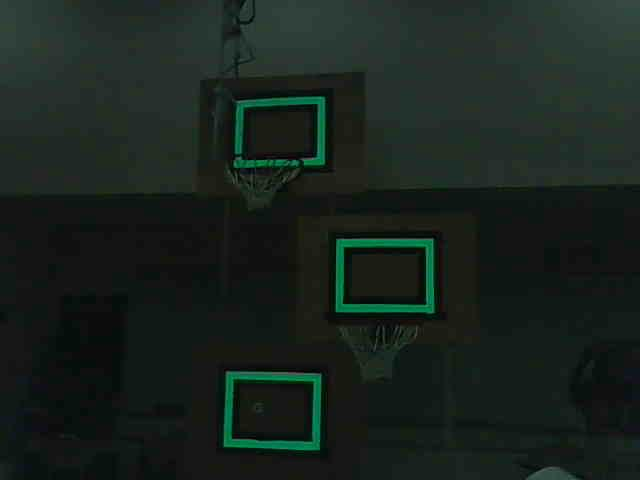
#> input picture learn/ani/vision/2012-retroreflective-targets.jpg, 640 x 480 px
$ python vision-lecture.py
#> lines starting #> are read from the running program, lines starting #| are printed output that depends on the picture; after the words box and inside, x2 and y2 are one past the last pixel; in counts of white or black regions, pixels touching at a corner belong together
import cv2
import matplotlib.pyplot as plt
# print(cv2.__version__)

# loading image
img_path = "./2012-retroreflective-targets.jpg"
img = cv2.imread(img_path)
#> img is the input picture: shape (480, 640, 3); mean B, G, R 29.8, 34.9, 24.9
print(img.shape)
#| (480, 640, 3)

# displaying image
# plt.imshow(img)
# plt.show()
# cv2.imshow("original image", img)
cv2.waitKey(-1)

# crop image
cropped_img = img[200:350, 290:490, 0:3] # 0-2 was actually getting elements 0 and 1
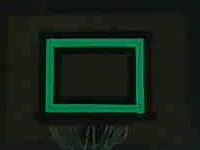
#> cropped_img: shape (150, 200, 3); mean B, G, R 23.6, 34.1, 20.5
print(cropped_img.shape)
#| (150, 200, 3)

print(f"pixel values are between: {cropped_img.max()} and {cropped_img.min()}")
#| pixel values are between: 146 and 0


edges = cv2.Canny(cropped_img, 400, 200)
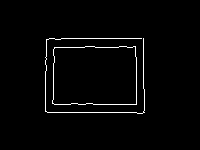
#> edges: shape (150, 200); 2.1% white in thin lines or dots, all inside (x1, y1, x2, y2) = (45, 38, 145, 114)

# [10 lines of commented-out code are left out]
cv2.waitKey(-1)
